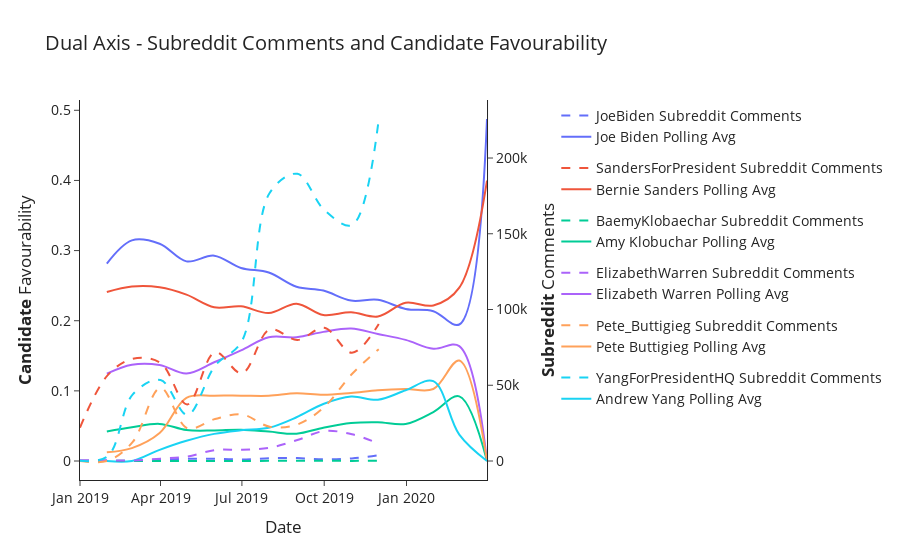

Write notebook code for a chart like this one.
### Markdown cell above
## Dual Axes

### Code cell
from plotly.subplots import make_subplots
# legend_groups = 
# Create figure with secondary y-axis
fig = make_subplots(specs=[[{"secondary_y": True}]])
# Add subreddit comments
for sub,cand,col in zip(left_candidates,pretty_names,concat_col_names):
    data = subreddit_comments[subreddit_comments["subreddit"] == sub]
    fig.add_trace(
        go.Scatter(x=data["date"],
                   y=data["count"],
                   name="{} Subreddit Comments".format(sub),
                   line_shape="spline",
                   mode='lines',
                   legendgroup=cand,
                   line=dict(color=mapping[sub],dash='dash')),
        secondary_y=True)
    # Add from media coverage
    fig.add_trace(go.Scatter(x=polling_agg["date"],
                             y=polling_agg[col], 
                             mode='lines',
                             line_shape="spline",
                             legendgroup=cand,
                             name="{} Polling Avg".format(cand),
                             line=dict(color=poll_mapping[cand])
                            ),
                 secondary_y=False)



# Add figure title
fig.update_layout(
    font=dict(size=14),
    title_text="Dual Axis - Subreddit Comments and Candidate Favourability",
    template="simple_white",
    legend=dict(orientation='v', x=1.1, xanchor='left', y=1),
)

fig.update_xaxes(title_text="Date")

# Set y-axes titles
fig.update_yaxes(title_text="<b>Candidate</b> Favourability", secondary_y=False)
fig.update_yaxes(title_text="<b>Subreddit</b> Comments", secondary_y=True)
# fig.write_html("visualizations/temporal/{}_BI_counts_vs_polling_avg.html".format(TIME_FRAME))
fig.show()

### Figure 1 — Plotly figure (JSON) as saved in the notebook; plotly's stock layout.template omitted (floating-point values rounded to 4 significant figures)
{"data": [{"legendgroup": "Joe Biden", "line": {"color": "#636EFA", "dash": "dash", "shape": "spline"}, "mode": "lines", "name": "JoeBiden Subreddit Comments", "type": "scatter", "x": ["2019-01-01T00:00:00", "2019-02-01T00:00:00", "2019-03-01T00:00:00", "2019-04-01T00:00:00", "2019-05-01T00:00:00", "2019-06-01T00:00:00", "2019-07-01T00:00:00", "2019-08-01T00:00:00", "2019-09-01T00:00:00", "2019-10-01T00:00:00", "2019-11-01T00:00:00", "2019-12-01T00:00:00"], "xaxis": "x", "y": [1, 11, 36, 839, 1414, 1531, 1037, 1825, 1912, 1156, 1716, 3825], "yaxis": "y2"}, {"legendgroup": "Joe Biden", "line": {"color": "#636EFA", "shape": "spline"}, "mode": "lines", "name": "Joe Biden Polling Avg", "type": "scatter", "x": ["2019-01-31T00:00:00", "2019-02-28T00:00:00", "2019-03-31T00:00:00", "2019-04-30T00:00:00", "2019-05-31T00:00:00", "2019-06-30T00:00:00", "2019-07-31T00:00:00", "2019-08-31T00:00:00", "2019-09-30T00:00:00", "2019-10-31T00:00:00", "2019-11-30T00:00:00", "2019-12-31T00:00:00", "2020-01-31T00:00:00", "2020-02-29T00:00:00", "2020-03-31T00:00:00"], "xaxis": "x", "y": [0.2815, 0.3146, 0.3097, 0.2846, 0.2928, 0.2753, 0.2687, 0.2484, 0.243, 0.2287, 0.2298, 0.2168, 0.2136, 0.1946, 0.4876], "yaxis": "y"}, {"legendgroup": "Bernie Sanders", "line": {"color": "#EF553B", "dash": "dash", "shape": "spline"}, "mode": "lines", "name": "SandersForPresident Subreddit Comments", "type": "scatter", "x": ["2019-01-01T00:00:00", "2019-02-01T00:00:00", "2019-03-01T00:00:00", "2019-04-01T00:00:00", "2019-05-01T00:00:00", "2019-06-01T00:00:00", "2019-07-01T00:00:00", "2019-08-01T00:00:00", "2019-09-01T00:00:00", "2019-10-01T00:00:00", "2019-11-01T00:00:00", "2019-12-01T00:00:00"], "xaxis": "x", "y": [22016, 56683, 67497, 64758, 37354, 71863, 57860, 86820, 79887, 87907, 71442, 90414], "yaxis": "y2"}, {"legendgroup": "Bernie Sanders", "line": {"color": "#EF553B", "shape": "spline"}, "mode": "lines", "name": "Bernie Sanders Polling Avg", "type": "scatter", "x": ["2019-01-31T00:00:00", "2019-02-28T00:00:00", "2019-03-31T00:00:00", "2019-04-30T00:00:00", "2019-05-31T00:00:00", "2019-06-30T00:00:00", "2019-07-31T00:00:00", "2019-08-31T00:00:00", "2019-09-30T00:00:00", "2019-10-31T00:00:00", "2019-11-30T00:00:00", "2019-12-31T00:00:00", "2020-01-31T00:00:00", "2020-02-29T00:00:00", "2020-03-31T00:00:00"], "xaxis": "x", "y": [0.2409, 0.2486, 0.2476, 0.2372, 0.2192, 0.2205, 0.2109, 0.2243, 0.2082, 0.212, 0.2059, 0.2257, 0.2218, 0.2471, 0.3998], "yaxis": "y"}, {"legendgroup": "Amy Klobuchar", "line": {"color": "#00CC96", "dash": "dash", "shape": "spline"}, "mode": "lines", "name": "BaemyKlobaechar Subreddit Comments", "type": "scatter", "x": ["2019-01-01T00:00:00", "2019-02-01T00:00:00", "2019-03-01T00:00:00", "2019-04-01T00:00:00", "2019-05-01T00:00:00", "2019-06-01T00:00:00", "2019-07-01T00:00:00", "2019-08-01T00:00:00", "2019-09-01T00:00:00", "2019-10-01T00:00:00", "2019-11-01T00:00:00", "2019-12-01T00:00:00"], "xaxis": "x", "y": [101, 239, 28, 31, 13, 47, 22, 107, 136, 139, 82, 211], "yaxis": "y2"}, {"legendgroup": "Amy Klobuchar", "line": {"color": "#00CC96", "shape": "spline"}, "mode": "lines", "name": "Amy Klobuchar Polling Avg", "type": "scatter", "x": ["2019-01-31T00:00:00", "2019-02-28T00:00:00", "2019-03-31T00:00:00", "2019-04-30T00:00:00", "2019-05-31T00:00:00", "2019-06-30T00:00:00", "2019-07-31T00:00:00", "2019-08-31T00:00:00", "2019-09-30T00:00:00", "2019-10-31T00:00:00", "2019-11-30T00:00:00", "2019-12-31T00:00:00", "2020-01-31T00:00:00", "2020-02-29T00:00:00", "2020-03-31T00:00:00"], "xaxis": "x", "y": [0.04198, 0.04808, 0.05291, 0.04414, 0.04357, 0.04448, 0.04188, 0.03883, 0.04743, 0.05407, 0.05523, 0.0528, 0.06983, 0.09218, 0], "yaxis": "y"}, {"legendgroup": "Elizabeth Warren", "line": {"color": "#AB63FA", "dash": "dash", "shape": "spline"}, "mode": "lines", "name": "ElizabethWarren Subreddit Comments", "type": "scatter", "x": ["2019-01-01T00:00:00", "2019-02-01T00:00:00", "2019-03-01T00:00:00", "2019-04-01T00:00:00", "2019-05-01T00:00:00", "2019-06-01T00:00:00", "2019-07-01T00:00:00", "2019-08-01T00:00:00", "2019-09-01T00:00:00", "2019-10-01T00:00:00", "2019-11-01T00:00:00", "2019-12-01T00:00:00"], "xaxis": "x", "y": [454, 445, 366, 1561, 2921, 7242, 7370, 8759, 13839, 19781, 17708, 11451], "yaxis": "y2"}, {"legendgroup": "Elizabeth Warren", "line": {"color": "#AB63FA", "shape": "spline"}, "mode": "lines", "name": "Elizabeth Warren Polling Avg", "type": "scatter", "x": ["2019-01-31T00:00:00", "2019-02-28T00:00:00", "2019-03-31T00:00:00", "2019-04-30T00:00:00", "2019-05-31T00:00:00", "2019-06-30T00:00:00", "2019-07-31T00:00:00", "2019-08-31T00:00:00", "2019-09-30T00:00:00", "2019-10-31T00:00:00", "2019-11-30T00:00:00", "2019-12-31T00:00:00", "2020-01-31T00:00:00", "2020-02-29T00:00:00", "2020-03-31T00:00:00"], "xaxis": "x", "y": [0.1246, 0.1372, 0.1369, 0.1247, 0.1408, 0.1578, 0.1764, 0.1764, 0.1841, 0.189, 0.1811, 0.1727, 0.16, 0.1637, 0], "yaxis": "y"}, {"legendgroup": "Pete Buttigieg", "line": {"color": "#FFA15A", "dash": "dash", "shape": "spline"}, "mode": "lines", "name": "Pete_Buttigieg Subreddit Comments", "type": "scatter", "x": ["2019-01-01T00:00:00", "2019-02-01T00:00:00", "2019-03-01T00:00:00", "2019-04-01T00:00:00", "2019-05-01T00:00:00", "2019-06-01T00:00:00", "2019-07-01T00:00:00", "2019-08-01T00:00:00", "2019-09-01T00:00:00", "2019-10-01T00:00:00", "2019-11-01T00:00:00", "2019-12-01T00:00:00"], "xaxis": "x", "y": [21, 144, 12604, 48305, 21619, 27709, 30785, 22679, 24136, 35638, 57412, 73831], "yaxis": "y2"}, {"legendgroup": "Pete Buttigieg", "line": {"color": "#FFA15A", "shape": "spline"}, "mode": "lines", "name": "Pete Buttigieg Polling Avg", "type": "scatter", "x": ["2019-01-31T00:00:00", "2019-02-28T00:00:00", "2019-03-31T00:00:00", "2019-04-30T00:00:00", "2019-05-31T00:00:00", "2019-06-30T00:00:00", "2019-07-31T00:00:00", "2019-08-31T00:00:00", "2019-09-30T00:00:00", "2019-10-31T00:00:00", "2019-11-30T00:00:00", "2019-12-31T00:00:00", "2020-01-31T00:00:00", "2020-02-29T00:00:00", "2020-03-31T00:00:00"], "xaxis": "x", "y": [0.01239, 0.01836, 0.03986, 0.09003, 0.09314, 0.09315, 0.09294, 0.09655, 0.09428, 0.09709, 0.1009, 0.1028, 0.1027, 0.1433, 0], "yaxis": "y"}, {"legendgroup": "Andrew Yang", "line": {"color": "#19D3F3", "dash": "dash", "shape": "spline"}, "mode": "lines", "name": "YangForPresidentHQ Subreddit Comments", "type": "scatter", "x": ["2019-01-01T00:00:00", "2019-02-01T00:00:00", "2019-03-01T00:00:00", "2019-04-01T00:00:00", "2019-05-01T00:00:00", "2019-06-01T00:00:00", "2019-07-01T00:00:00", "2019-08-01T00:00:00", "2019-09-01T00:00:00", "2019-10-01T00:00:00", "2019-11-01T00:00:00", "2019-12-01T00:00:00"], "xaxis": "x", "y": [95, 3138, 43978, 53512, 30442, 62914, 79167, 176906, 189596, 165746, 155684, 225756], "yaxis": "y2"}, {"legendgroup": "Andrew Yang", "line": {"color": "#19D3F3", "shape": "spline"}, "mode": "lines", "name": "Andrew Yang Polling Avg", "type": "scatter", "x": ["2019-01-31T00:00:00", "2019-02-28T00:00:00", "2019-03-31T00:00:00", "2019-04-30T00:00:00", "2019-05-31T00:00:00", "2019-06-30T00:00:00", "2019-07-31T00:00:00", "2019-08-31T00:00:00", "2019-09-30T00:00:00", "2019-10-31T00:00:00", "2019-11-30T00:00:00", "2019-12-31T00:00:00", "2020-01-31T00:00:00", "2020-02-29T00:00:00", "2020-03-31T00:00:00"], "xaxis": "x", "y": [0, 0, 0.01587, 0.02877, 0.03867, 0.04381, 0.04739, 0.06233, 0.08126, 0.09186, 0.08731, 0.1008, 0.1139, 0.03768, 0], "yaxis": "y"}], "layout": {"font": {"size": 14}, "legend": {"orientation": "v", "x": 1.1, "xanchor": "left", "y": 1}, "title": {"text": "Dual Axis - Subreddit Comments and Candidate Favourability"}, "xaxis": {"anchor": "y", "domain": [0, 0.94], "title": {"text": "Date"}}, "yaxis": {"anchor": "x", "domain": [0, 1], "title": {"text": "<b>Candidate</b> Favourability"}}, "yaxis2": {"anchor": "x", "overlaying": "y", "side": "right", "title": {"text": "<b>Subreddit</b> Comments"}}}}
